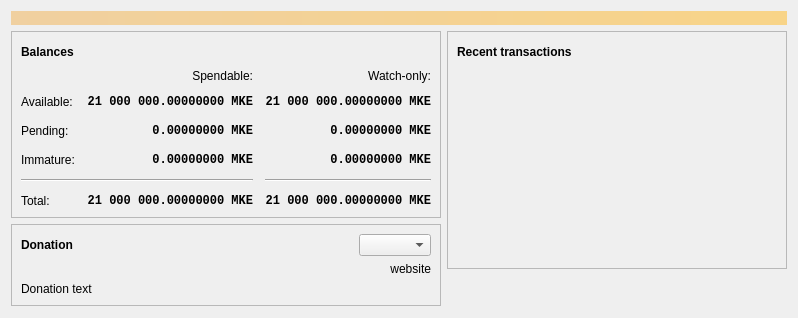
<?xml version="1.0" encoding="UTF-8"?>
<ui version="4.0">
 <class>OverviewPage</class>
 <widget class="QWidget" name="OverviewPage">
  <property name="geometry">
   <rect>
    <x>0</x>
    <y>0</y>
    <width>798</width>
    <height>318</height>
   </rect>
  </property>
  <property name="windowTitle">
   <string>Form</string>
  </property>
  <layout class="QVBoxLayout" name="topLayout">
   <item>
    <widget class="QLabel" name="labelAlerts">
     <property name="visible">
      <bool>false</bool>
     </property>
     <property name="styleSheet">
      <string notr="true">QLabel { background-color: qlineargradient(x1: 0, y1: 0, x2: 1, y2: 0, stop:0 #F0D0A0, stop:1 #F8D488); color:#000000; }</string>
     </property>
     <property name="wordWrap">
      <bool>true</bool>
     </property>
     <property name="margin">
      <number>3</number>
     </property>
     <property name="textInteractionFlags">
      <set>Qt::TextSelectableByMouse</set>
     </property>
    </widget>
   </item>
   <item>
    <layout class="QHBoxLayout" name="horizontalLayout" stretch="1,1">
     <item>
      <layout class="QVBoxLayout" name="verticalLayout_2">
       <item>
        <widget class="QFrame" name="frame">
         <property name="frameShape">
          <enum>QFrame::StyledPanel</enum>
         </property>
         <property name="frameShadow">
          <enum>QFrame::Raised</enum>
         </property>
         <layout class="QVBoxLayout" name="verticalLayout_4">
          <item>
           <layout class="QHBoxLayout" name="horizontalLayout_4">
            <item>
             <widget class="QLabel" name="label_5">
              <property name="font">
               <font>
                <weight>75</weight>
                <bold>true</bold>
               </font>
              </property>
              <property name="text">
               <string>Balances</string>
              </property>
             </widget>
            </item>
            <item>
             <widget class="QPushButton" name="labelWalletStatus">
              <property name="enabled">
               <bool>true</bool>
              </property>
              <property name="maximumSize">
               <size>
                <width>30</width>
                <height>16777215</height>
               </size>
              </property>
              <property name="toolTip">
               <string>The displayed information may be out of date. Your wallet automatically synchronizes with the Monkecoin network after a connection is established, but this process has not completed yet.</string>
              </property>
              <property name="text">
               <string/>
              </property>
              <property name="icon">
               <iconset>
                <normaloff>:/icons/warning</normaloff>
                <disabledoff>:/icons/warning</disabledoff>:/icons/warning</iconset>
              </property>
              <property name="iconSize">
               <size>
                <width>24</width>
                <height>24</height>
               </size>
              </property>
              <property name="flat">
               <bool>true</bool>
              </property>
             </widget>
            </item>
            <item>
             <spacer name="horizontalSpacer_3">
              <property name="orientation">
               <enum>Qt::Horizontal</enum>
              </property>
              <property name="sizeHint" stdset="0">
               <size>
                <width>40</width>
                <height>20</height>
               </size>
              </property>
             </spacer>
            </item>
           </layout>
          </item>
          <item>
           <layout class="QGridLayout" name="gridLayout">
            <property name="spacing">
             <number>12</number>
            </property>
            <item row="2" column="2">
             <widget class="QLabel" name="labelWatchPending">
              <property name="font">
               <font>
                <family>Monospace</family>
                <weight>75</weight>
                <bold>true</bold>
               </font>
              </property>
              <property name="cursor">
               <cursorShape>IBeamCursor</cursorShape>
              </property>
              <property name="toolTip">
               <string>Unconfirmed transactions to watch-only addresses</string>
              </property>
              <property name="text">
               <string notr="true">0.00000000 MKE</string>
              </property>
              <property name="alignment">
               <set>Qt::AlignRight|Qt::AlignTrailing|Qt::AlignVCenter</set>
              </property>
              <property name="textInteractionFlags">
               <set>Qt::LinksAccessibleByMouse|Qt::TextSelectableByKeyboard|Qt::TextSelectableByMouse</set>
              </property>
             </widget>
            </item>
            <item row="2" column="1">
             <widget class="QLabel" name="labelUnconfirmed">
              <property name="font">
               <font>
                <family>Monospace</family>
                <weight>75</weight>
                <bold>true</bold>
               </font>
              </property>
              <property name="cursor">
               <cursorShape>IBeamCursor</cursorShape>
              </property>
              <property name="toolTip">
               <string>Total of transactions that have yet to be confirmed, and do not yet count toward the spendable balance</string>
              </property>
              <property name="text">
               <string notr="true">0.00000000 MKE</string>
              </property>
              <property name="alignment">
               <set>Qt::AlignRight|Qt::AlignTrailing|Qt::AlignVCenter</set>
              </property>
              <property name="textInteractionFlags">
               <set>Qt::LinksAccessibleByMouse|Qt::TextSelectableByKeyboard|Qt::TextSelectableByMouse</set>
              </property>
             </widget>
            </item>
            <item row="3" column="2">
             <widget class="QLabel" name="labelWatchImmature">
              <property name="font">
               <font>
                <family>Monospace</family>
                <weight>75</weight>
                <bold>true</bold>
               </font>
              </property>
              <property name="cursor">
               <cursorShape>IBeamCursor</cursorShape>
              </property>
              <property name="toolTip">
               <string>Mined balance in watch-only addresses that has not yet matured</string>
              </property>
              <property name="text">
               <string notr="true">0.00000000 MKE</string>
              </property>
              <property name="alignment">
               <set>Qt::AlignRight|Qt::AlignTrailing|Qt::AlignVCenter</set>
              </property>
              <property name="textInteractionFlags">
               <set>Qt::LinksAccessibleByMouse|Qt::TextSelectableByKeyboard|Qt::TextSelectableByMouse</set>
              </property>
             </widget>
            </item>
            <item row="4" column="0" colspan="2">
             <widget class="Line" name="line">
              <property name="orientation">
               <enum>Qt::Horizontal</enum>
              </property>
             </widget>
            </item>
            <item row="4" column="2">
             <widget class="Line" name="lineWatchBalance">
              <property name="sizePolicy">
               <sizepolicy hsizetype="Preferred" vsizetype="Fixed">
                <horstretch>0</horstretch>
                <verstretch>0</verstretch>
               </sizepolicy>
              </property>
              <property name="minimumSize">
               <size>
                <width>140</width>
                <height>0</height>
               </size>
              </property>
              <property name="orientation">
               <enum>Qt::Horizontal</enum>
              </property>
             </widget>
            </item>
            <item row="5" column="0">
             <widget class="QLabel" name="labelTotalText">
              <property name="text">
               <string>Total:</string>
              </property>
             </widget>
            </item>
            <item row="3" column="1">
             <widget class="QLabel" name="labelImmature">
              <property name="font">
               <font>
                <family>Monospace</family>
                <weight>75</weight>
                <bold>true</bold>
               </font>
              </property>
              <property name="cursor">
               <cursorShape>IBeamCursor</cursorShape>
              </property>
              <property name="toolTip">
               <string>Mined balance that has not yet matured</string>
              </property>
              <property name="text">
               <string notr="true">0.00000000 MKE</string>
              </property>
              <property name="alignment">
               <set>Qt::AlignRight|Qt::AlignTrailing|Qt::AlignVCenter</set>
              </property>
              <property name="textInteractionFlags">
               <set>Qt::LinksAccessibleByMouse|Qt::TextSelectableByKeyboard|Qt::TextSelectableByMouse</set>
              </property>
             </widget>
            </item>
            <item row="2" column="3">
             <spacer name="horizontalSpacer_2">
              <property name="orientation">
               <enum>Qt::Horizontal</enum>
              </property>
              <property name="sizeHint" stdset="0">
               <size>
                <width>40</width>
                <height>20</height>
               </size>
              </property>
             </spacer>
            </item>
            <item row="3" column="0">
             <widget class="QLabel" name="labelImmatureText">
              <property name="text">
               <string>Immature:</string>
              </property>
             </widget>
            </item>
            <item row="5" column="1">
             <widget class="QLabel" name="labelTotal">
              <property name="font">
               <font>
                <family>Monospace</family>
                <weight>75</weight>
                <bold>true</bold>
               </font>
              </property>
              <property name="cursor">
               <cursorShape>IBeamCursor</cursorShape>
              </property>
              <property name="toolTip">
               <string>Your current total balance</string>
              </property>
              <property name="text">
               <string notr="true">21 000 000.00000000 MKE</string>
              </property>
              <property name="alignment">
               <set>Qt::AlignRight|Qt::AlignTrailing|Qt::AlignVCenter</set>
              </property>
              <property name="textInteractionFlags">
               <set>Qt::LinksAccessibleByMouse|Qt::TextSelectableByKeyboard|Qt::TextSelectableByMouse</set>
              </property>
             </widget>
            </item>
            <item row="5" column="2">
             <widget class="QLabel" name="labelWatchTotal">
              <property name="font">
               <font>
                <family>Monospace</family>
                <weight>75</weight>
                <bold>true</bold>
               </font>
              </property>
              <property name="cursor">
               <cursorShape>IBeamCursor</cursorShape>
              </property>
              <property name="toolTip">
               <string>Current total balance in watch-only addresses</string>
              </property>
              <property name="text">
               <string notr="true">21 000 000.00000000 MKE</string>
              </property>
              <property name="alignment">
               <set>Qt::AlignRight|Qt::AlignTrailing|Qt::AlignVCenter</set>
              </property>
              <property name="textInteractionFlags">
               <set>Qt::LinksAccessibleByMouse|Qt::TextSelectableByKeyboard|Qt::TextSelectableByMouse</set>
              </property>
             </widget>
            </item>
            <item row="0" column="2">
             <widget class="QLabel" name="labelWatchonly">
              <property name="text">
               <string>Watch-only:</string>
              </property>
              <property name="alignment">
               <set>Qt::AlignRight|Qt::AlignTrailing|Qt::AlignVCenter</set>
              </property>
             </widget>
            </item>
            <item row="1" column="0">
             <widget class="QLabel" name="labelBalanceText">
              <property name="text">
               <string>Available:</string>
              </property>
             </widget>
            </item>
            <item row="1" column="1">
             <widget class="QLabel" name="labelBalance">
              <property name="font">
               <font>
                <family>Monospace</family>
                <weight>75</weight>
                <bold>true</bold>
               </font>
              </property>
              <property name="cursor">
               <cursorShape>IBeamCursor</cursorShape>
              </property>
              <property name="toolTip">
               <string>Your current spendable balance</string>
              </property>
              <property name="text">
               <string notr="true">21 000 000.00000000 MKE</string>
              </property>
              <property name="alignment">
               <set>Qt::AlignRight|Qt::AlignTrailing|Qt::AlignVCenter</set>
              </property>
              <property name="textInteractionFlags">
               <set>Qt::LinksAccessibleByMouse|Qt::TextSelectableByKeyboard|Qt::TextSelectableByMouse</set>
              </property>
             </widget>
            </item>
            <item row="1" column="2">
             <widget class="QLabel" name="labelWatchAvailable">
              <property name="font">
               <font>
                <family>Monospace</family>
                <weight>75</weight>
                <bold>true</bold>
               </font>
              </property>
              <property name="cursor">
               <cursorShape>IBeamCursor</cursorShape>
              </property>
              <property name="toolTip">
               <string>Your current balance in watch-only addresses</string>
              </property>
              <property name="text">
               <string notr="true">21 000 000.00000000 MKE</string>
              </property>
              <property name="alignment">
               <set>Qt::AlignRight|Qt::AlignTrailing|Qt::AlignVCenter</set>
              </property>
              <property name="textInteractionFlags">
               <set>Qt::LinksAccessibleByMouse|Qt::TextSelectableByKeyboard|Qt::TextSelectableByMouse</set>
              </property>
             </widget>
            </item>
            <item row="2" column="0">
             <widget class="QLabel" name="labelPendingText">
              <property name="text">
               <string>Pending:</string>
              </property>
             </widget>
            </item>
            <item row="0" column="1">
             <widget class="QLabel" name="labelSpendable">
              <property name="text">
               <string>Spendable:</string>
              </property>
              <property name="alignment">
               <set>Qt::AlignRight|Qt::AlignTrailing|Qt::AlignVCenter</set>
              </property>
             </widget>
            </item>
           </layout>
          </item>
         </layout>
        </widget>
       </item>
       <item>
        <widget class="QFrame" name="frame_3">
         <property name="frameShape">
          <enum>QFrame::StyledPanel</enum>
         </property>
         <property name="frameShadow">
          <enum>QFrame::Raised</enum>
         </property>
         <layout class="QVBoxLayout" name="verticalLayout_5">
          <item>
           <layout class="QHBoxLayout" name="horizontalLayout_5">
            <item>
             <widget class="QLabel" name="label_2">
              <property name="font">
               <font>
                <weight>75</weight>
                <bold>true</bold>
               </font>
              </property>
              <property name="text">
               <string>Donation</string>
              </property>
             </widget>
            </item>
            <item>
             <spacer name="horizontalSpacer_5">
              <property name="orientation">
               <enum>Qt::Horizontal</enum>
              </property>
              <property name="sizeHint" stdset="0">
               <size>
                <width>40</width>
                <height>20</height>
               </size>
              </property>
             </spacer>
            </item>
            <item>
             <widget class="QComboBox" name="donationComboBox">
              <property name="toolTip">
               <string>Set the non-profit organization you want newly minted MKE to go to.</string>
              </property>
              <property name="editable">
               <bool>false</bool>
              </property>
             </widget>
            </item>
           </layout>
          </item>
          <item>
           <widget class="QLabel" name="donationWebsiteLabel">
            <property name="layoutDirection">
             <enum>Qt::LeftToRight</enum>
            </property>
            <property name="text">
             <string>website</string>
            </property>
            <property name="textFormat">
             <enum>Qt::RichText</enum>
            </property>
            <property name="alignment">
             <set>Qt::AlignRight|Qt::AlignTrailing|Qt::AlignVCenter</set>
            </property>
            <property name="openExternalLinks">
             <bool>true</bool>
            </property>
            <property name="textInteractionFlags">
             <set>Qt::TextBrowserInteraction</set>
            </property>
           </widget>
          </item>
          <item>
           <widget class="QLabel" name="donationTextLabel">
            <property name="frameShadow">
             <enum>QFrame::Plain</enum>
            </property>
            <property name="text">
             <string>Donation text</string>
            </property>
            <property name="wordWrap">
             <bool>true</bool>
            </property>
           </widget>
          </item>
         </layout>
        </widget>
       </item>
       <item>
        <spacer name="verticalSpacer">
         <property name="orientation">
          <enum>Qt::Vertical</enum>
         </property>
         <property name="sizeHint" stdset="0">
          <size>
           <width>20</width>
           <height>40</height>
          </size>
         </property>
        </spacer>
       </item>
      </layout>
     </item>
     <item>
      <layout class="QVBoxLayout" name="verticalLayout_3">
       <item>
        <widget class="QFrame" name="frame_2">
         <property name="frameShape">
          <enum>QFrame::StyledPanel</enum>
         </property>
         <property name="frameShadow">
          <enum>QFrame::Raised</enum>
         </property>
         <layout class="QVBoxLayout" name="verticalLayout">
          <item>
           <layout class="QHBoxLayout" name="horizontalLayout_2">
            <item>
             <widget class="QLabel" name="label_4">
              <property name="font">
               <font>
                <weight>75</weight>
                <bold>true</bold>
               </font>
              </property>
              <property name="text">
               <string>Recent transactions</string>
              </property>
             </widget>
            </item>
            <item>
             <widget class="QPushButton" name="labelTransactionsStatus">
              <property name="enabled">
               <bool>true</bool>
              </property>
              <property name="maximumSize">
               <size>
                <width>30</width>
                <height>16777215</height>
               </size>
              </property>
              <property name="toolTip">
               <string>The displayed information may be out of date. Your wallet automatically synchronizes with the Monkecoin network after a connection is established, but this process has not completed yet.</string>
              </property>
              <property name="text">
               <string/>
              </property>
              <property name="icon">
               <iconset>
                <normaloff>:/icons/warning</normaloff>
                <disabledoff>:/icons/warning</disabledoff>:/icons/warning</iconset>
              </property>
              <property name="iconSize">
               <size>
                <width>24</width>
                <height>24</height>
               </size>
              </property>
              <property name="flat">
               <bool>true</bool>
              </property>
             </widget>
            </item>
            <item>
             <spacer name="horizontalSpacer">
              <property name="orientation">
               <enum>Qt::Horizontal</enum>
              </property>
              <property name="sizeHint" stdset="0">
               <size>
                <width>40</width>
                <height>20</height>
               </size>
              </property>
             </spacer>
            </item>
           </layout>
          </item>
          <item>
           <widget class="QListView" name="listTransactions">
            <property name="styleSheet">
             <string notr="true">QListView { background: transparent; }</string>
            </property>
            <property name="frameShape">
             <enum>QFrame::NoFrame</enum>
            </property>
            <property name="verticalScrollBarPolicy">
             <enum>Qt::ScrollBarAlwaysOff</enum>
            </property>
            <property name="horizontalScrollBarPolicy">
             <enum>Qt::ScrollBarAlwaysOff</enum>
            </property>
            <property name="selectionMode">
             <enum>QAbstractItemView::NoSelection</enum>
            </property>
           </widget>
          </item>
         </layout>
        </widget>
       </item>
       <item>
        <spacer name="verticalSpacer_2">
         <property name="orientation">
          <enum>Qt::Vertical</enum>
         </property>
         <property name="sizeHint" stdset="0">
          <size>
           <width>20</width>
           <height>40</height>
          </size>
         </property>
        </spacer>
       </item>
      </layout>
     </item>
    </layout>
   </item>
  </layout>
 </widget>
 <resources/>
 <connections/>
</ui>
